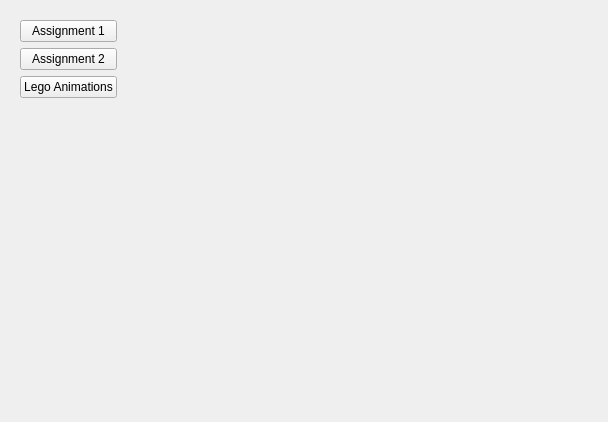
<?xml version="1.0" encoding="UTF-8"?>
<ui version="4.0">
 <class>Form</class>
 <widget class="QWidget" name="Form">
  <property name="geometry">
   <rect>
    <x>0</x>
    <y>0</y>
    <width>608</width>
    <height>422</height>
   </rect>
  </property>
  <property name="windowTitle">
   <string>Form</string>
  </property>
  <layout class="QHBoxLayout" name="horizontalLayout">
   <item>
    <widget class="QWidget" name="widget_2" native="true">
     <layout class="QVBoxLayout" name="verticalLayout">
      <item>
       <widget class="QPushButton" name="assignment1Btn">
        <property name="text">
         <string>Assignment 1</string>
        </property>
       </widget>
      </item>
      <item>
       <widget class="QPushButton" name="assignment2Btn">
        <property name="text">
         <string>Assignment 2</string>
        </property>
       </widget>
      </item>
      <item>
       <widget class="QPushButton" name="legoAnimBtn">
        <property name="text">
         <string>Lego Animations</string>
        </property>
       </widget>
      </item>
      <item>
       <spacer name="verticalSpacer">
        <property name="orientation">
         <enum>Qt::Vertical</enum>
        </property>
        <property name="sizeHint" stdset="0">
         <size>
          <width>20</width>
          <height>40</height>
         </size>
        </property>
       </spacer>
      </item>
     </layout>
    </widget>
   </item>
   <item>
    <spacer name="horizontalSpacer">
     <property name="orientation">
      <enum>Qt::Horizontal</enum>
     </property>
     <property name="sizeHint" stdset="0">
      <size>
       <width>438</width>
       <height>20</height>
      </size>
     </property>
    </spacer>
   </item>
  </layout>
 </widget>
 <resources/>
 <connections/>
</ui>
